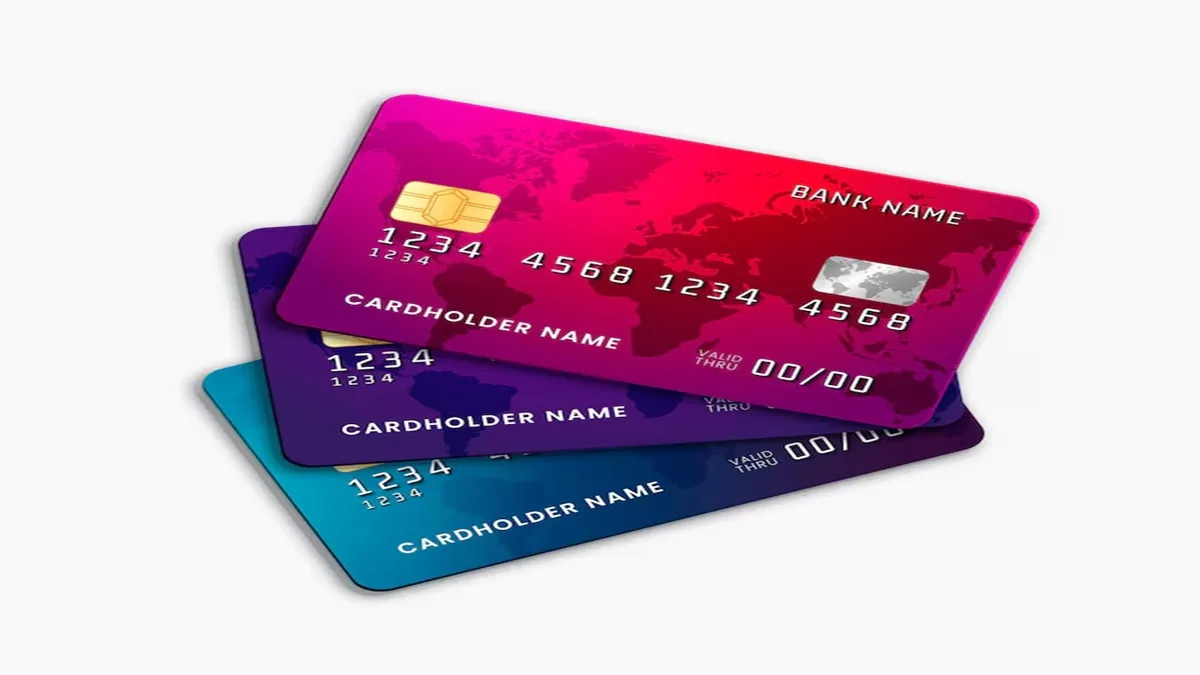
#> input picture Credit-cards.webp, 1200 x 675 px
$ python wrap_prec.py
#> lines starting #> are read from the running program, lines starting #| are printed output that depends on the picture
import cv2
import numpy as np


imgCard = cv2.imread('Credit-cards.webp')
#> imgCard is the input picture: shape (675, 1200, 3); mean B, G, R 195.5, 174.1, 203.1

height, width = 250, 360
pts1 = np.float32([[388, 94], [1038, 204], [278, 314], [917, 427]])
pts2 = np.float32([[0, 0], [width, 0], [0, height], [width, height]])
matrix = cv2.getPerspectiveTransform(pts1, pts2)
output = cv2.warpPerspective(imgCard, matrix, (width, height))
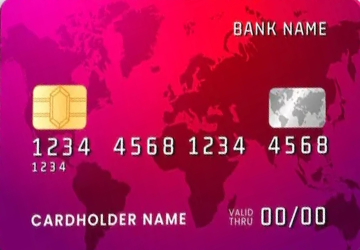
#> output: shape (250, 360, 3); mean B, G, R 86.8, 20.9, 174

"""for x in range(0, 4):
    cv2.circle(imgCard, (int(pts1[x][0]), int(pts1[x][1])), 5, (0, 255, 0), cv2.FILLED)"""

cv2.imshow('Card orignal', imgCard)
cv2.imshow('Card', output)

cv2.waitKey(0)
